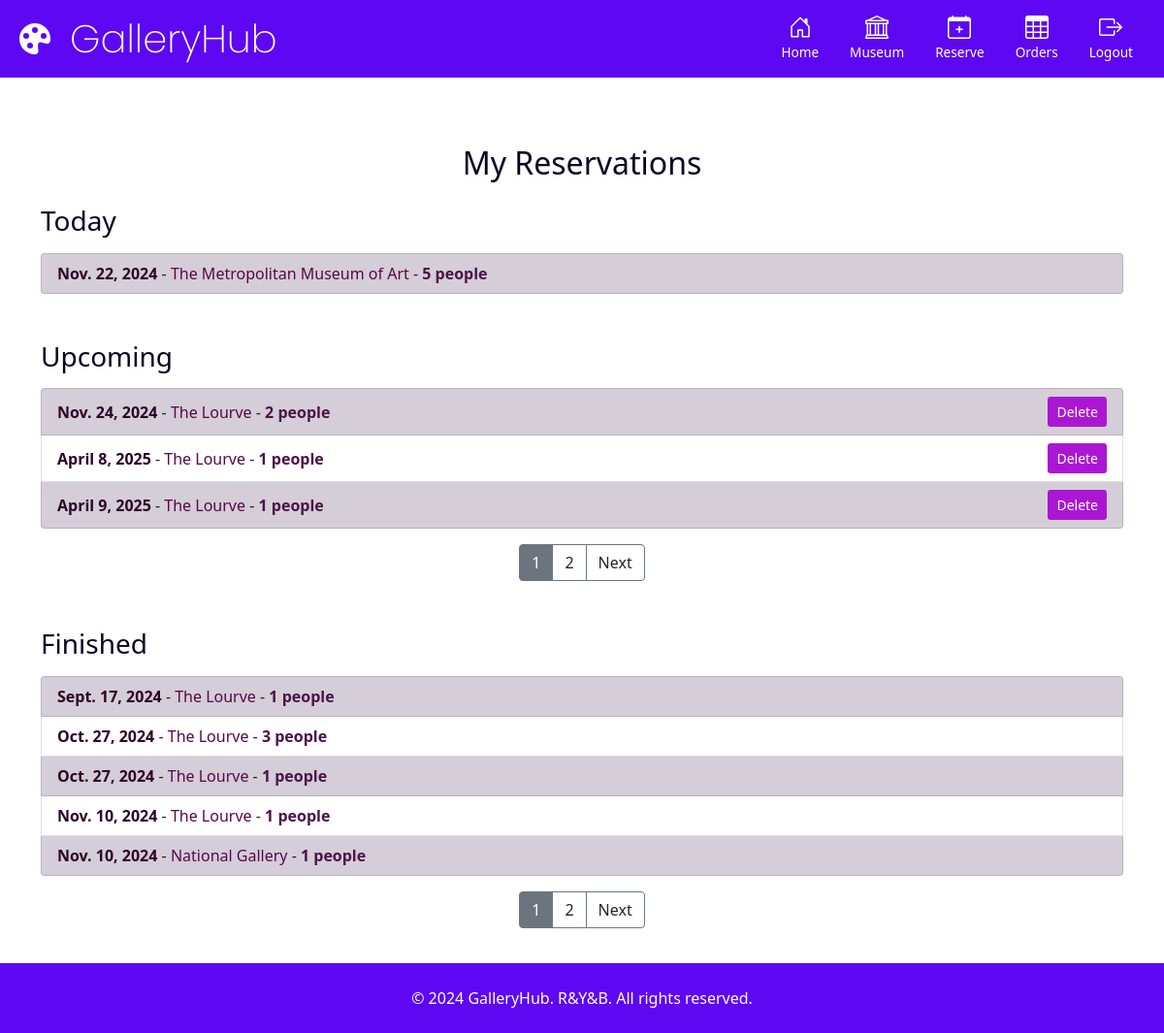
/reservation/myreservations/ (signed in), run on the app's committed database.
### core/models.py (models this page shows, shortened)
class ReservationOrder(models.Model):
    id = models.UUIDField(primary_key=True, default=uuid.uuid4, editable=False)
    user_name =  models.ForeignKey(CustomUser, on_delete=models.CASCADE, related_name="reservation")
    gallery = models.ForeignKey(Gallery, on_delete=models.CASCADE, related_name="reservation")
    created_time = models.TimeField(auto_now_add=True)
    order_date = models.DateField()
    num_people = models.PositiveIntegerField(
        default=1,
        validators=[MinValueValidator(1), MaxValueValidator(5)]
    )

class Gallery(models.Model):
    gallery_name = models.CharField(max_length=300, primary_key=True)
    location = models.CharField(max_length=50)
    description = models.TextField(default="gallery description")
    image = models.ImageField(upload_to='img/gallery', default='img/gallery/default.jpg')
    visitor_capacity = models.IntegerField(default=300)
    rating = models.FloatField(default=3.0)
    def __str__(self):
        return self.gallery_name

### core/views.py (the view, shortened to what this page needs)
# urls.py: path('reservation/myreservations/', views.view_my_reservation, name='my_reservation'),
@login_required
def view_my_reservation(request):
    today = date.today()
    todays_reservations = ReservationOrder.objects.filter(
        user_name=request.user,
        order_date=today
    ).order_by('order_date')
    upcoming_reservations_list = ReservationOrder.objects.filter(
        user_name=request.user,
        order_date__gt=today
    ).order_by('order_date')
    finished_reservations_list = ReservationOrder.objects.filter(
        user_name=request.user,
        order_date__lt=today
    ).order_by('order_date')
    upcoming_paginator = Paginator(upcoming_reservations_list, 3)
    finished_paginator = Paginator(finished_reservations_list, 5)
    upcoming_page_number = request.GET.get('upcoming_page')
    finished_page_number = request.GET.get('finished_page')
    upcoming_reservations = upcoming_paginator.get_page(upcoming_page_number)
    finished_reservations = finished_paginator.get_page(finished_page_number)
    return render(request, 'my_reservations.html', {
        'todays_reservations': todays_reservations,
        'upcoming_reservations': upcoming_reservations,
        'finished_reservations': finished_reservations
    })

### core/templates/my_reservations.html (shortened to what this page needs)
{% extends "base.html" %}
{% block content %}
<div class="container mt-5">
    <h2 class="text-center mb-4 text-purple">My Reservations</h2>
    <div class="mb-5">
        <h3 class="mb-3 text-purple">Today</h3>
        {% if todays_reservations %}
            <ul class="list-group">
                {% for reservation in todays_reservations %}
                    <li class="list-group-item {% cycle 'bg-light-purple' 'bg-white' %}">
                        <span class="reservation-date">{{ reservation.order_date }}</span>
                        - <span class="reservation-gallery">{{ reservation.gallery }}</span>
                        - <span class="reservation-people">{{ reservation.num_people }} people</span>
                    </li>
                {% endfor %}
            </ul>
        {% else %}
            <div class="alert alert-light text-purple" role="alert">
                You have no reservations for today.
            </div>
        {% endif %}
    </div>
    <div class="mb-5">
        <h3 class="mb-3 text-purple">Upcoming</h3>
        {% if upcoming_reservations %}
            <ul class="list-group">
                {% for reservation in upcoming_reservations %}
                    <li class="list-group-item {% cycle 'bg-light-purple' 'bg-white' %} d-flex justify-content-between align-items-center">
                        <div>
                            <span class="reservation-date">{{ reservation.order_date }}</span>
                            - <span class="reservation-gallery">{{ reservation.gallery }}</span>
                            - <span class="reservation-people">{{ reservation.num_people }} people</span>
                        </div>
                        <form method="post" style="margin: 0;">
                            <button type="submit" class="btn btn-sm btn-purple" onclick="return confirm('Are you sure you want to delete this reservation?')">Delete</button>
                        </form>
                    </li>
                {% endfor %}
            </ul>
            <nav aria-label="Upcoming Reservations Pagination" class="mt-3">
                <ul class="pagination justify-content-center">
                    {% for num in upcoming_reservations.paginator.page_range %}
                        {% if num == upcoming_reservations.number %}
                            <li class="page-item active">
                                <span class="page-link bg-secondary text-white border-secondary">{{ num }}</span>
                            </li>
                        {% else %}
                            <li class="page-item">
                                <a class="page-link text-dark border-secondary" href="?upcoming_page={{ num }}">{{ num }}</a>
                            </li>
                        {% endif %}
                    {% endfor %}
                    {% if upcoming_reservations.has_next %}
                        <li class="page-item">
                            <a class="page-link text-dark border-secondary" href="?upcoming_page={{ upcoming_reservations.next_page_number }}">Next</a>
                        </li>
                    {% endif %}
                </ul>
            </nav>
        {% else %}
            <div class="alert alert-light text-purple" role="alert">
                You have no upcoming reservations.
            </div>
        {% endif %}
    </div>
    <div>
        <h3 class="mb-3 text-purple">Finished</h3>
        {% if finished_reservations %}
            <ul class="list-group">
                {% for reservation in finished_reservations %}
                    <li class="list-group-item {% cycle 'bg-light-purple' 'bg-white' %}">
                        <span class="reservation-date">{{ reservation.order_date }}</span>
                        - <span class="reservation-gallery">{{ reservation.gallery }}</span>
                        - <span class="reservation-people">{{ reservation.num_people }} people</span>
                    </li>
                {% endfor %}
            </ul>
            <nav aria-label="Finished Reservations Pagination" class="mt-3">
                <ul class="pagination justify-content-center">
                    {% for num in finished_reservations.paginator.page_range %}
                        {% if num == finished_reservations.number %}
                            <li class="page-item active">
                                <span class="page-link bg-secondary text-white border-secondary">{{ num }}</span>
                            </li>
                        {% else %}
                            <li class="page-item">
                                <a class="page-link text-dark border-secondary" href="?finished_page={{ num }}">{{ num }}</a>
                            </li>
                        {% endif %}
                    {% endfor %}
                    {% if finished_reservations.has_next %}
                        <li class="page-item">
                            <a class="page-link text-dark border-secondary" href="?finished_page={{ finished_reservations.next_page_number }}">Next</a>
                        </li>
                    {% endif %}
                </ul>
            </nav>
        {% else %}
            <div class="alert alert-light text-purple" role="alert">
                You have no finished reservations.
            </div>
        {% endif %}
    </div>
</div>
{% endblock %}

### core/templates/base.html (style rules this page uses)
body, html { height: 100%; margin: 0; display: flex; flex-direction: column; }

### core/templates/my_reservations.html (style rules this page uses)
.text-purple { color: #0d0123; }
.btn-purple { color:white; background: #ab16d4; }
.bg-light-purple { background-color: #d1c8d3e4; }
.reservation-date { color: #2c0428; font-weight: bold; }
.reservation-gallery { color: #57084a; }
.reservation-people { color: #4b1449; font-weight: bold; }

### data on the page
ReservationOrder: order_date "Nov. 22, 2024", gallery "The Metropolitan Museum of Art", num_people "5"
ReservationOrder: order_date "Nov. 24, 2024", gallery "The Lourve", num_people "2"
ReservationOrder: order_date "April 8, 2025", gallery "The Lourve", num_people "1"
ReservationOrder: order_date "April 9, 2025", gallery "The Lourve", num_people "1"
ReservationOrder: order_date "Sept. 17, 2024", gallery "The Lourve", num_people "1"
ReservationOrder: order_date "Oct. 27, 2024", gallery "The Lourve", num_people "3"
ReservationOrder: order_date "Oct. 27, 2024", gallery "The Lourve", num_people "1"
ReservationOrder: order_date "Nov. 10, 2024", gallery "The Lourve", num_people "1"
ReservationOrder: order_date "Nov. 10, 2024", gallery "National Gallery", num_people "1"

### other printed values
{{ num }} "1"
{{ num }} "2"
